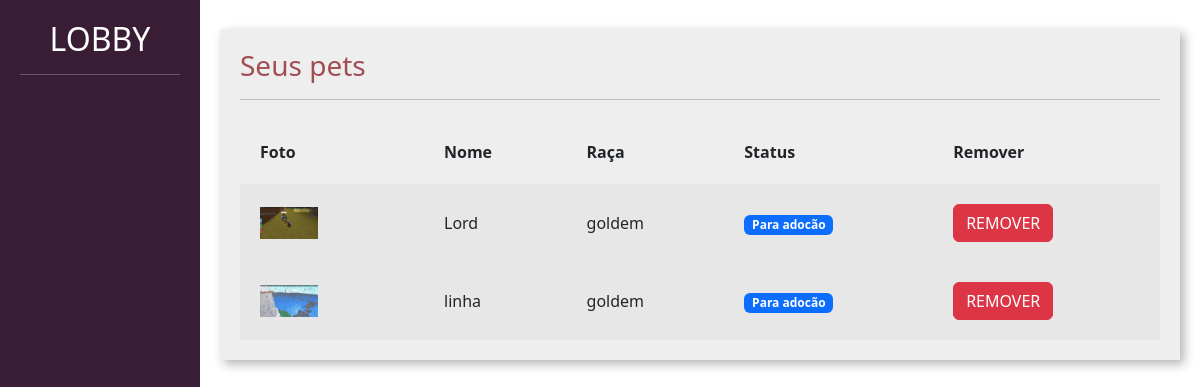
The page /divulgar/seus_pets/ (signed in) on the database its author committed.
### divulgar/models.py (models this page shows, shortened)
class Pet(models.Model):
    choice_status = (('P', 'Para adocão'), ('A', 'Adotado'))
    usuario = models.ForeignKey(User, on_delete=models.DO_NOTHING)
    foto = models.ImageField(upload_to="fotos_pet")
    nome = models.CharField(max_length=30)
    descricao = models.TextField()
    estado = models.CharField(max_length=50)
    cidade = models.CharField(max_length=30)
    telefone = models.CharField(max_length=14)
    tags = models.ManyToManyField(Tag)
    raca = models.ForeignKey(Raca, on_delete=models.DO_NOTHING)
    status = models.CharField(max_length=1, choices=choice_status, default='P')

class Raca(models.Model):
    raca = models.CharField(max_length=30)
    def __str__(self):
        return self.raca

### divulgar/views.py (the view)
# urls.py: path('seus_pets/', views.seus_pets, name="seus_pets"),
@login_required
def seus_pets(request):
    if request.method =="GET":
        pets = Pet.objects.filter(usuario= request.user)
        return render (request, 'seus_pets.html',{'pets' : pets})

### divulgar/templates/seus_pets.html (shortened to what this page needs)
{% load static %}
<!doctype html>
<html lang="pt-BR">
<head>
    <link href="https://cdn.jsdelivr.net/npm/bootstrap@5.3.0-alpha1/dist/css/bootstrap.min.css" rel="stylesheet">
    <link href="{% static 'usuarios/css/cadastro.css' %}" rel="stylesheet">
    <link href="{% static 'divulgar/css/novo_pet.css' %}" rel="stylesheet">
    <link href="{% static 'divulgar/css/seus_pet.css' %}" rel="stylesheet">
</head>
<body>
    <div class="container-fluid">
        <div class="row">
            <div class="col-md-2 bg-side sidebar">
                <h2>LOBBY</h2>
                <hr>
            </div>
            <div class="col-md">
                <div class="wrapper">
                    <div class="box width80">
                        <h3 class="font-vinho">Seus pets</h3>
                        <hr>
                        <table class="tabela" cellpadding="20">
                            <tr>
                                <th>Foto</th>
                                <th>Nome</th>
                                <th>Raça</th>
                                <th>Status</th>
                                <th>Remover</th>
                            </tr>
                            {% for pet in pets%}
                            <tr class="tabela-linha">
                                <td width="20%">
                                    <img width="40%" src="{{pet.foto.url}}">
                                </td>
                                <td>
                                    {{pet.nome}}
                                </td>
                                <td>
                                    {{pet.raca}}
                                </td>
                                <td>
                                    {% if pet.status == "P" %}
                                    <span class="badge text-bg-primary">Para adocão</span>
                                    {% elif pet.status == "A" %}
                                    <span class="badge text-bg-success">Adotado</span>
                                    {% endif %}
                                </td>
                                <td>
                                    <a href="{% url 'remover_pet' pet.id %}" class="btn btn-danger">REMOVER</a>
                                </td>
                            </tr>
                            {% endfor %}
                        </table>
                    </div>
                </div>
            </div>
        </div>
    </div>
</body>
</html>

### templates/static/usuarios/css/cadastro.css (style rules this page uses)
.bg-side { background-color: #391D34; color: white; height: 100vh; }

### templates/static/divulgar/css/novo_pet.css (style rules this page uses)
.sidebar { text-align: center; padding: 20px; }
.wrapper { margin-top: 3%; display: flex; flex-direction: row; justify-content: center; align-items: center; }
.box { padding:20px; width: 50vw; background: rgb(238, 238, 238); box-shadow: 4px 4px 10px rgba(0,0,0,.3); }
.font-vinho { color: #A24D52; }

### templates/static/divulgar/css/seus_pet.css (style rules this page uses)
.width80 { width: 80vw; }
.tabela { width: 100%; margin-top: 20px; }
.tabela-linha { background-color: #e8e7e7; }

### rows shown on the page
Pet: foto (picture), nome "Lord", raca "goldem", status "Para adocão"
Pet: foto (picture), nome "linha", raca "goldem", status "Para adocão"
